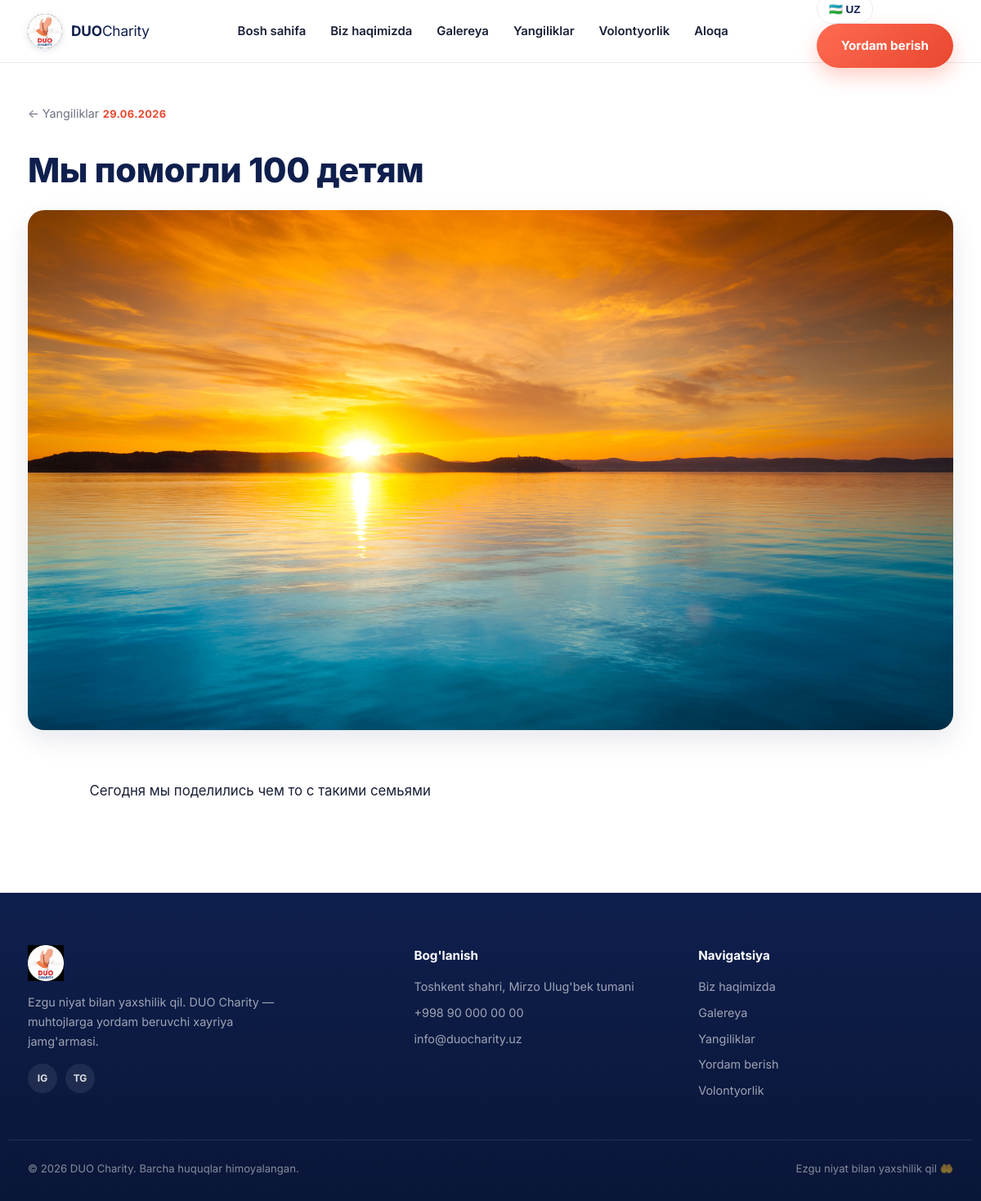
Screenshot of /news/1 with the database file from the repository.
### models.py (models this page shows, shortened)
class Post(db.Model):
    id = db.Column(db.Integer, primary_key=True)
    title = db.Column(db.String(200), nullable=False)
    content = db.Column(db.Text, nullable=False)
    image_filename = db.Column(db.String(255), nullable=True)
    created_at = db.Column(db.DateTime, default=datetime.utcnow)
    def formatted_date(self):
        return self.created_at.strftime("%d.%m.%Y")

### app.py (the view)
@app.route("/news/<int:post_id>")
def news_detail(post_id):
    post = Post.query.get_or_404(post_id)
    return render_template("news_detail.html", post=post)

### app.py (called while the page is built)
def get_current_language():
    return request.cookies.get("lang", DEFAULT_LANGUAGE)

@app.context_processor
def inject_translator():
    lang = get_current_language()
    return {
        "t": get_translator(lang),
        "current_lang": lang,
        "languages": LANGUAGES,
    }

### translations.py (called while the page is built)
def get_translator(lang_code):
    lang_code = lang_code if lang_code in TRANSLATIONS else DEFAULT_LANGUAGE
    table = TRANSLATIONS[lang_code]
    fallback = TRANSLATIONS[DEFAULT_LANGUAGE]
    def t(key):
        return table.get(key, fallback.get(key, key))
    return t

### templates/news_detail.html (shortened to what this page needs)
{% extends "base.html" %}
{% block content %}
    <section class="news-detail-page">
        <div class="container news-detail-inner">
            <a href="{{ url_for('home') }}#news" class="back-link">← {{ t('nav_news') }}</a>
            <span class="news-date">{{ post.formatted_date() }}</span>
            <h1>{{ post.title }}</h1>
            {% if post.image_filename %}
            <img src="{{ url_for('static', filename='uploads/' + post.image_filename) }}"
                 class="news-detail-photo" alt="{{ post.title }}">
            {% endif %}
            <div class="news-detail-content">
                {{ post.content }}
            </div>
        </div>
    </section>
{% endblock %}

### static/css/style.css (style rules this page uses)
.news-detail-page { padding: 48px 0 80px; }
.news-detail-inner { max-width: 720px; }
.news-detail-inner h1 { font-size: clamp(1.8rem, 4vw, 2.6rem); margin: 14px 0 24px; }
.news-detail-photo { width: 100%; border-radius: var(--radius); box-shadow: var(--shadow); margin-bottom: 28px; }
.news-detail-content { font-size: 1.05rem; line-height: 1.8; color: var(--text); white-space: pre-wrap; }
.back-link { display: inline-block; color: var(--text-muted); font-size: 0.9rem; margin-bottom: 20px; }
:root { --navy: #1e3a8a; --navy-dark: #0f1f4d; --navy-light: #3252a8; --coral: #ff6b52; --coral-dark: #e8472e; --coral-light: #ffe4dd; --gold: #f5b942; --bg: #ffffff; --bg-soft: #f8f9fc; --bg-tint: #fef6f3; --text: #1a1f36; --text-muted: #6b7280; --border: #e8eaf0; --radius: 20px; --radius-sm: 12px; --shadow-sm: 0 4px 12px rgba(15, 31, 77, 0.06); --shadow: 0 12px 32px rgba(15, 31, 77, 0.10); --shadow-lg: 0 24px 60px rgba(15, 31, 77, 0.16); }
* { margin: 0; padding: 0; box-sizing: border-box; }
html { scroll-behavior: smooth; }
body { font-family: 'Inter', -apple-system, BlinkMacSystemFont, sans-serif; color: var(--text); background: var(--bg); line-height: 1.65; -webkit-font-smoothing: antialiased; -moz-osx-font-smoothing: grayscale; }
img { max-width: 100%; display: block; }
a { text-decoration: none; color: inherit; }
.container { width: 100%; max-width: 1180px; margin: 0 auto; padding: 0 24px; }
h1, h2, h3 { line-height: 1.15; color: var(--navy-dark); font-weight: 800; letter-spacing: -0.01em; }
.news-date { color: var(--coral-dark); font-size: 0.8rem; font-weight: 700; text-transform: uppercase; letter-spacing: 0.03em; }

### rows the page displays
Post: formatted_date "29.06.2026", title "Мы помогли 100 детям", image_filename (picture), content "Сегодня мы поделились чем то с такими семьями"

### other values shown
{{ t('nav_home') }} "Bosh sahifa"
{{ t('nav_about') }} "Biz haqimizda"
{{ t('nav_gallery') }} "Galereya"
{{ t('nav_news') }} "Yangiliklar"
{{ t('nav_volunteer') }} "Volontyorlik"
{{ t('nav_contact') }} "Aloqa"
{{ languages[current_lang].flag }} "🇺🇿"
{{ current_lang|upper }} "UZ"
{{ t('nav_donate') }} "Yordam berish"
{{ t('footer_tagline') }} "Ezgu niyat bilan yaxshilik qil. DUO Charity — muhtojlarga yordam beruvchi xayriya jamg'armasi."
{{ t('footer_contact') }} "Bog'lanish"
{{ settings.get('contact_phone', '') if settings else '+998 90 000 00 00' }} "+998 90 000 00 00"
{{ t('footer_nav') }} "Navigatsiya"
{{ t('footer_rights') }} "Barcha huquqlar himoyalangan."
{{ t('hero_eyebrow') }} "Ezgu niyat bilan yaxshilik qil"
